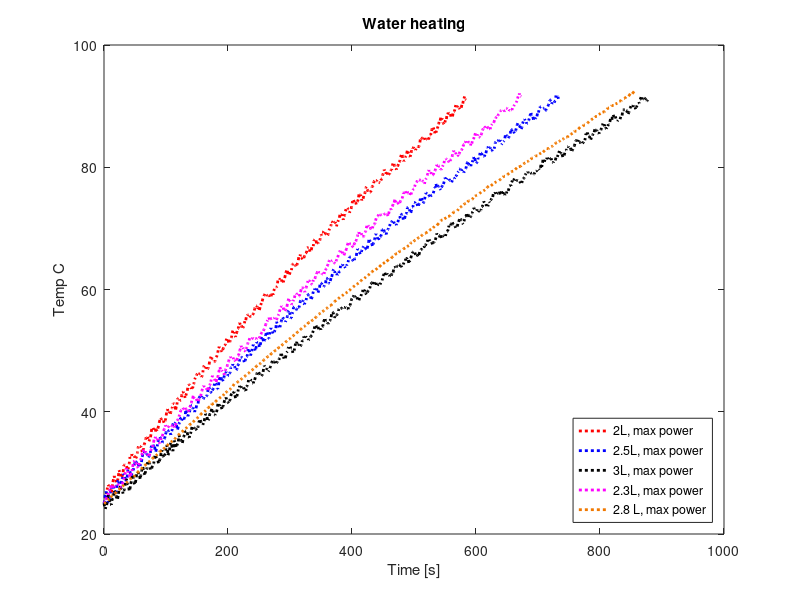

This chart was generated by the following MATLAB code: (Note: this script raises an error after producing the figure.)
clear all
close all

a = 1.675091827e-3;
b = 1.857536553e-4;
c = 5.373169834e-7;

fid = fopen('heating_2L.txt');
data1 = fscanf(fid, '%f');
fclose(fid);

fid = fopen('heating_2-5L.txt');
data2 = fscanf(fid, '%f');
fclose(fid);

fid = fopen('heating_3L.txt');
data3 = fscanf(fid, '%f');
fclose(fid);

fid = fopen('heating_2-25L.txt');
data4 = fscanf(fid, '%f');
fclose(fid);

fid = fopen('heating_2-75L.txt');
data5 = fscanf(fid, '%f');
fclose(fid);

%--------------------
time1 = data1(1:3:length(data1))/1000;
analog11 = data1(2:3:length(data1));
analog21 = data1(3:3:length(data1));

Rw1 = (2250600./analog11) - 2200;
Rwlog1 = log(Rw1);
Rr1 = (2250600./analog21) - 2200;
Rrlog1 = log(Rr1);

Tw1 = (1./(a + b.*Rwlog1 + c.*(Rwlog1.^3)))-273.15;
Tr1 = (1./(a + b.*Rrlog1 + c.*(Rrlog1.^3)))-273.15;
%----------------------------------------------------
time2 = data2(1:3:length(data2))/1000;
analog12 = data2(2:3:length(data2));
analog22 = data2(3:3:length(data2));

Rw2 = (2250600./analog12) - 2200;
Rwlog2 = log(Rw2);
Rr2 = (2250600./analog22) - 2200;
Rrlog2 = log(Rr2);

Tw2 = (1./(a + b.*Rwlog2 + c.*(Rwlog2.^3)))-273.15;
Tr2 = (1./(a + b.*Rrlog2 + c.*(Rrlog2.^3)))-273.15;
%---------------------------------------------------
time3 = data3(1:3:length(data3))/1000;
analog13 = data3(2:3:length(data3));
analog23 = data3(3:3:length(data3));

Rw3 = (2250600./analog13) - 2200;
Rwlog3 = log(Rw3);
Rr3 = (2250600./analog23) - 2200;
Rrlog3 = log(Rr3);

Tw3 = (1./(a + b.*Rwlog3 + c.*(Rwlog3.^3)))-273.15;
Tr3 = (1./(a + b.*Rrlog3 + c.*(Rrlog3.^3)))-273.15;
%---------------------------------------------------
time4 = data4(1:3:length(data4))/1000;
analog14 = data4(2:3:length(data4));
analog24 = data4(3:3:length(data4));

Rw4 = (2250600./analog14) - 2200;
Rwlog4 = log(Rw4);
Rr4 = (2250600./analog24) - 2200;
Rrlog4 = log(Rr4);

Tw4 = (1./(a + b.*Rwlog4 + c.*(Rwlog4.^3)))-273.15;
Tr4 = (1./(a + b.*Rrlog4 + c.*(Rrlog4.^3)))-273.15;
%---------------------------------------------------
time5 = data5(1:3:length(data5))/1000;
analog15 = data5(2:3:length(data5));
analog25 = data5(3:3:length(data5));

Rw5 = (2250600./analog15) - 2200;
Rwlog5 = log(Rw5);
Rr5 = (2250600./analog25) - 2200;
Rrlog5 = log(Rr5);

Tw5 = (1./(a + b.*Rwlog5 + c.*(Rwlog5.^3)))-273.15;
Tr5 = (1./(a + b.*Rrlog5 + c.*(Rrlog5.^3)))-273.15;
%---------------------------------------------------
limit = 25;

[~, pos1] = min(abs(limit-Tw1));
[~, pos2] = min(abs(limit-Tw2));
[~, pos3] = min(abs(limit-Tw3));
[~, pos4] = min(abs(limit-Tw4));
[~, pos5] = min(abs(limit-Tw5));

time1x = time1(pos1:end)-time1(pos1);
time2x = time2(pos2:end)-time2(pos2);
time3x = time3(pos3:end)-time3(pos3);
time4x = time4(pos4:end)-time4(pos4);
time5x = time5(pos5:end)-time5(pos5);
Tw1x = Tw1(pos1:end);
Tw2x = Tw2(pos2:end);
Tw3x = Tw3(pos3:end);
Tw4x = Tw4(pos4:end);
Tw5x = Tw5(pos5:end);

sr = 1; %4

figure%, subplot(1,2,1);
plot(downsample(time1x, sr), downsample(Tw1x, sr), ':r', 'LineWidth', 2);
xlabel('Time [s]')
ylabel('Temp C')
title('Water heating')

hold on
plot(downsample(time2x, sr), downsample(Tw2x, sr), ':b', 'LineWidth', 2);
plot(downsample(time3x, sr), downsample(Tw3x, sr), ':k', 'LineWidth', 2);
plot(downsample(time4x, sr), downsample(Tw4x, sr), ':m', 'LineWidth', 2);
plot(downsample(time5x, sr+2), downsample(Tw5x, sr+2), ':', 'Color', [0.9412 0.4706 0], 'LineWidth', 2);

legend('2L, max power', '2.5L, max power', '3L, max power', '2.3L, max power', '2.8 L, max power', 'Location','southeast')

k(1) = k_exp(2,6);
k(2) = k_exp(2,0);
k(3) = k_exp(3,6);
k(4) = k_exp(3,0);
k(5) = k_exp(2.5,6);
k(6) = k_exp(2.5,0);
k(7) = k_exp(2.3,6);
T_r = 24.3;

Txx1(1) = Tw1x(1);
a = 24.3;
kon = exp(-k(1));
Tx(1) = a + abs(Tw1x(1) - a)*kon;
Txx2(1) = Tw2x(1);
Txx3(1) = Tw3x(1);
for i = 1:600-1
   Txx1(1+i) = Txx1(i) + ((1218/(4180)) -(Txx1(i)-T_r)*0.0019)/2;
   %Tx(1+i) = Tx(i) + ((1218/(4180)))/2;
   %Tx(1+i) = T_r + abs(Tx(i+1) - T_r)*kon;
   Txx2(1+i) = Txx2(i) + ((1218/(4180)) -(Txx2(i)-T_r)*0.0019)/2.5;
   Txx3(1+i) = Txx3(i) + ((1218/(4180)) -(Txx3(i)-T_r)*0.0019)/3;
   %Txx(1+i) = T_r - (Txx(i) - T_r)*exp(-k(1));
end

plot(linspace(1,600,600), Txx1, '.g');
plot(linspace(1,600,600), Txx2, '.k');
plot(linspace(1,600,600), Txx3, '.b');
